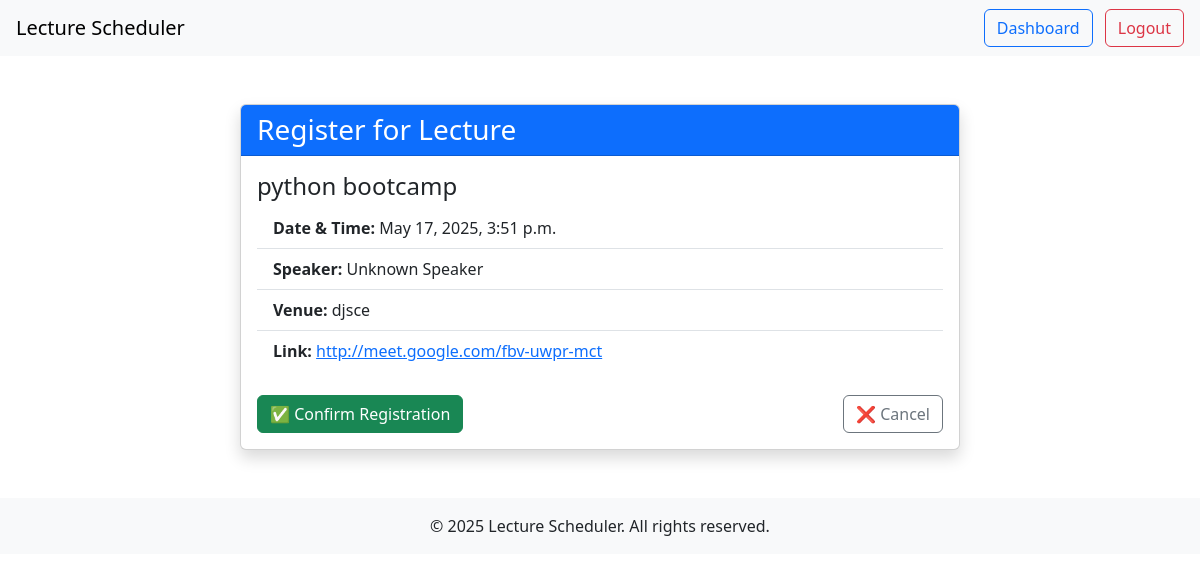
The page /register/2/ (signed in) on the database its author committed.
### main/models.py (models this page shows)
class GuestLecture(models.Model):
    title = models.CharField(max_length=200)
    datetime = models.DateTimeField()
    venue = models.CharField(max_length=200)
    link = models.URLField(blank=True)
    speaker_name = models.CharField(max_length=255, default='Unknown Speaker')
    status = models.CharField(max_length=20, choices=[('scheduled', 'Scheduled'), ('completed', 'Completed'), ('canceled', 'Canceled')])

### main/views.py (the view, shortened to what this page needs)
# urls.py: path('register/', views.user_register, name='user_register'),
@login_required
def register(request, lecture_id):
    if request.user.role != 'student':
        return redirect('access_denied')
    lecture = get_object_or_404(GuestLecture, id=lecture_id)
    registered = Registration.objects.filter(student=request.user, lecture=lecture).exists()
    return render(request, 'main/register_lecture.html', {'lecture': lecture, 'registered': registered})

### main/templates/main/register_lecture.html (shortened to what this page needs)
{% extends 'base.html' %}
{% block content %}
<div class="container mt-5">
    <div class="row justify-content-center">
        <div class="col-md-8">
            <div class="card shadow">
                <div class="card-header bg-primary text-white">
                    <h3 class="mb-0">Register for Lecture</h3>
                </div>
                <div class="card-body">
                    <h4 class="card-title">{{ lecture.title }}</h4>
                    <ul class="list-group list-group-flush mb-4">
                        <li class="list-group-item"><strong>Date & Time:</strong> {{ lecture.datetime }}</li>
                        <li class="list-group-item"><strong>Speaker:</strong> {{ lecture.speaker_name }}</li>
                        <li class="list-group-item"><strong>Venue:</strong> {{ lecture.venue }}</li>
                        <li class="list-group-item"><strong>Link:</strong> <a href="{{ lecture.link }}" target="_blank">{{ lecture.link }}</a></li>
                    </ul>
                    <form method="post">
                        <div class="d-flex justify-content-between">
                            <button type="submit" class="btn btn-success">✅ Confirm Registration</button>
                            <a href="{% url 'student_dashboard' %}" class="btn btn-outline-secondary">❌ Cancel</a>
                        </div>
                    </form>
                </div>
            </div>
        </div>
    </div>
</div>
{% endblock %}

### rows shown on the page
GuestLecture: title "python bootcamp", datetime "May 17, 2025, 3:51 p.m.", speaker_name "Unknown Speaker", venue "djsce", link "http://meet.google.com/fbv-uwpr-mct"
